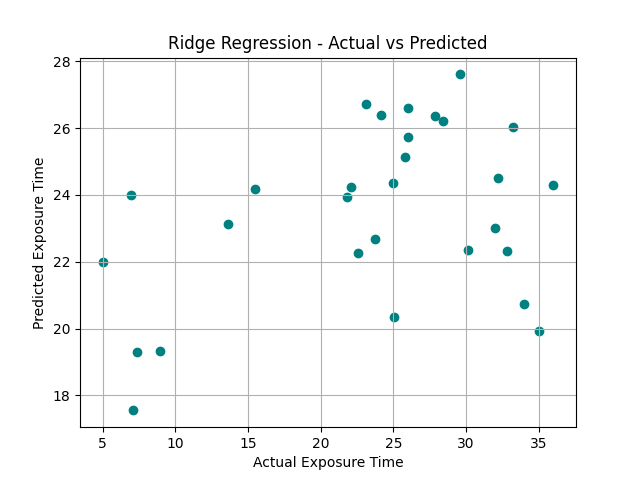

The Python source for this figure:
import pandas as pd
from sklearn.preprocessing import LabelEncoder, PolynomialFeatures
from sklearn.linear_model import Ridge
from sklearn.model_selection import train_test_split
from sklearn.metrics import r2_score, mean_squared_error
import matplotlib.pyplot as plt

# --- LOAD DATA ---
df = pd.read_excel("abdomen_female.xlsx")  # Change this if your file is named differently

# --- CLEANING & PREPROCESSING ---
# Extract numeric values from 'Total volume of contrast'
df['Total volume of contrast given to patient'] = df['Total volume of contrast given to patient'].astype(str).str.extract(r'(\d+\.?\d*)').astype(float)
# Clean 'Age' column (remove characters like 'Y', spaces, etc.)
df['Age'] = df['Age'].astype(str).str.extract(r'(\d+\.?\d*)').astype(float)

# Clean height and weight if needed
df['Height (cm)'] = df['Height (cm)'].astype(str).str.extract(r'(\d+\.?\d*)').astype(float)
df['Weight (kg)'] = df['Weight (kg)'].astype(str).str.extract(r'(\d+\.?\d*)').astype(float)

# Encode categorical variables
le = LabelEncoder()
df['Sex'] = le.fit_transform(df['Sex'].astype(str))  # Female = 0, Male = 1 (usually)
df['Scan type'] = le.fit_transform(df['Scan type'].astype(str))
# Clean Total Exposure time column
df['Total Exposure time (total time of all the scans put together)'] = df['Total Exposure time (total time of all the scans put together)']\
    .astype(str).str.extract(r'(\d+\.?\d*)').astype(float)
# Drop missing values from relevant columns
df.dropna(subset=['Scan type', 'Total volume of contrast given to patient', 'Age', 'Sex', 'Height (cm)', 'Weight (kg)', 'Total Exposure time (total time of all the scans put together)'], inplace=True)

# --- FEATURES & TARGET ---
X = df[['Scan type', 'Total volume of contrast given to patient', 'Age', 'Sex', 'Height (cm)', 'Weight (kg)']]
y = df['Total Exposure time (total time of all the scans put together)']

# --- POLYNOMIAL FEATURES ---
poly = PolynomialFeatures(degree=2, include_bias=False)
X_poly = poly.fit_transform(X)

# --- TRAIN-TEST SPLIT ---
X_train, X_test, y_train, y_test = train_test_split(X_poly, y, test_size=0.2, random_state=42)

# --- RIDGE REGRESSION ---
ridge_model = Ridge(alpha=1.0)  # You can tune alpha later with GridSearchCV
ridge_model.fit(X_train, y_train)

# --- PREDICTION ---
y_pred = ridge_model.predict(X_test)

# --- EVALUATION ---
print("R² Score (Ridge):", r2_score(y_test, y_pred))
print("RMSE (Ridge):", mean_squared_error(y_test, y_pred, squared=False))

# --- OPTIONAL: PLOT ---
plt.scatter(y_test, y_pred, color='teal')
plt.xlabel("Actual Exposure Time")
plt.ylabel("Predicted Exposure Time")
plt.title("Ridge Regression - Actual vs Predicted")
plt.grid(True)
plt.show()
